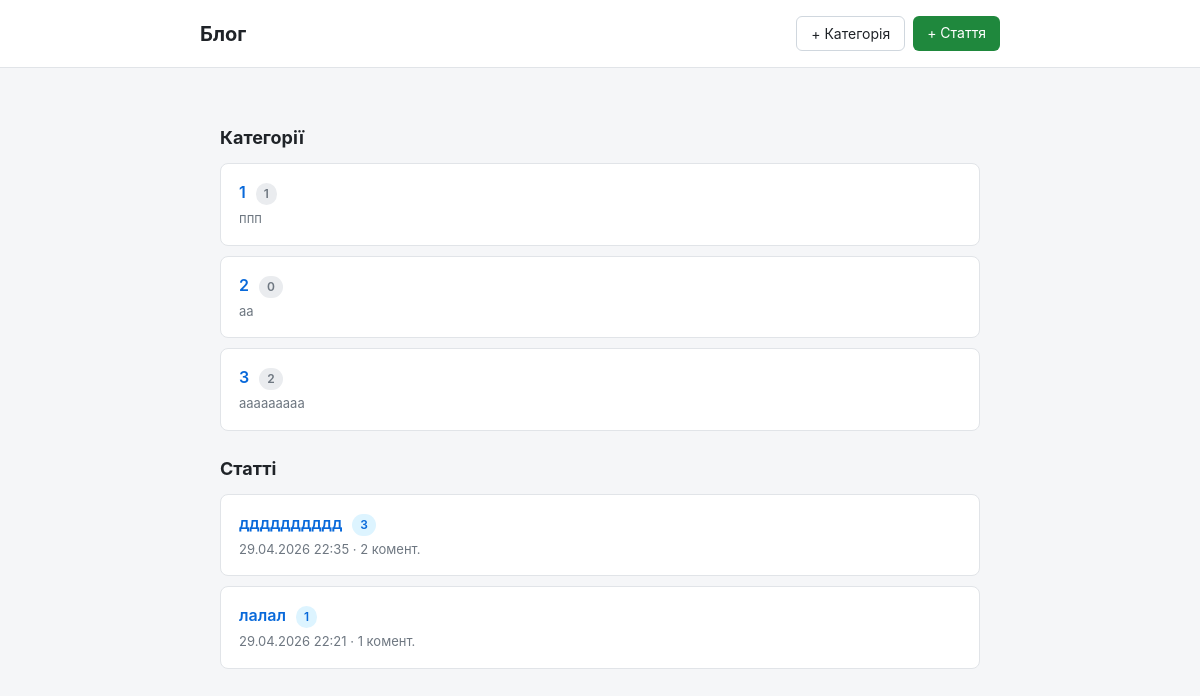
The page / on the database its author committed.
### blog/models.py (models this page shows, shortened)
class Category(models.Model):
    name = models.CharField(
        max_length=100,
        unique=True,
        verbose_name='Назва',
    )
    description = models.TextField(
        blank=True,
        verbose_name='Опис',
    )
    class Meta:
        verbose_name = 'Категорія'
        verbose_name_plural = 'Категорії'
        ordering = ['name']

class Article(models.Model):
    title = models.CharField(
        max_length=200,
        verbose_name='Назва',
    )
    content = models.TextField(
        verbose_name='Зміст',
    )
    category = models.ForeignKey(
        Category,
        on_delete=models.SET_NULL,
        null=True,
        blank=True,
        related_name='articles',
        verbose_name='Категорія',
    )
    published = models.BooleanField(
        default=True,
        verbose_name='Опубліковано',
    )
    created_at = models.DateTimeField(
        auto_now_add=True,
        verbose_name='Створено',
    )
    updated_at = models.DateTimeField(
        auto_now=True,
        verbose_name='Оновлено',
    )
    class Meta:
        verbose_name = 'Стаття'
        verbose_name_plural = 'Статті'
        ordering = ['-created_at']

### blog/views.py (the view)
# urls.py: path('', views.article_list, name='article_list'),
def article_list(request):
    articles = Article.objects.filter(published=True).select_related('category')
    categories = Category.objects.all()
    return render(request, 'blog/article_list.html', {
        'articles': articles,
        'categories': categories,
    })

### blog/templates/blog/article_list.html (shortened to what this page needs)
{% extends 'blog/base.html' %}
{% block content %}
    <h2>Категорії</h2>
    <ul class="plain">
        {% for category in categories %}
            <li class="card">
                <div class="title">
                    <a href="{% url 'blog:articles_by_category' category.id %}">{{ category.name }}</a>
                    <span class="badge muted">{{ category.articles.count }}</span>
                </div>
                {% if category.description %}
                    <div class="meta">{{ category.description }}</div>
                {% endif %}
            </li>
        {% empty %}
            <p class="empty">Категорій ще немає.</p>
        {% endfor %}
    </ul>
    <h2>Статті</h2>
    <ul class="plain">
        {% for article in articles %}
            <li class="card">
                <div class="title">
                    <a href="{% url 'blog:article_detail' article.id %}">{{ article.title }}</a>
                    {% if article.category %}
                        <span class="badge">{{ article.category.name }}</span>
                    {% else %}
                        <span class="badge muted">без категорії</span>
                    {% endif %}
                </div>
                <div class="meta">
                    {{ article.created_at|date:"d.m.Y H:i" }}
                    · {{ article.comments.count }} комент.
                </div>
            </li>
        {% empty %}
            <p class="empty">Опублікованих статей немає.</p>
        {% endfor %}
    </ul>
{% endblock %}

### blog/templates/blog/base.html (shortened to what this page needs)
<!DOCTYPE html>
<html lang="uk">
<head>
</head>
<body>
    <header class="site">
        <div class="inner">
            <h1><a href="{% url 'blog:article_list' %}">Блог</a></h1>
            <nav class="actions">
                <a class="btn secondary" href="{% url 'blog:category_create' %}">+ Категорія</a>
                <a class="btn" href="{% url 'blog:article_create' %}">+ Стаття</a>
            </nav>
        </div>
    </header>
    <main class="container">
        {% block content %}{% endblock %}
    </main>
</body>
</html>

### blog/templates/blog/base.html (style rules this page uses)
* { box-sizing: border-box; }
body { font-family: -apple-system, BlinkMacSystemFont, "Segoe UI", Roboto, sans-serif; background: #f5f6f8; color: #1f2328; margin: 0; line-height: 1.5; }
.container { max-width: 800px; margin: 0 auto; padding: 32px 20px; }
header.site { background: #fff; border-bottom: 1px solid #e1e4e8; padding: 16px 20px; }
header.site .inner { max-width: 800px; margin: 0 auto; display: flex; align-items: center; justify-content: space-between; flex-wrap: wrap; gap: 12px; }
header.site h1 { font-size: 20px; margin: 0; }
header.site h1 a { color: #1f2328; text-decoration: none; }
nav.actions { display: flex; gap: 8px; flex-wrap: wrap; }
h2 { font-size: 18px; margin: 24px 0 12px; color: #1f2328; }
a { color: #0969da; text-decoration: none; }
.card { background: #fff; border: 1px solid #e1e4e8; border-radius: 8px; padding: 16px 18px; margin-bottom: 10px; }
.card .title { font-weight: 600; font-size: 16px; margin-bottom: 4px; }
.card .meta { color: #6e7781; font-size: 13px; }
.badge { display: inline-block; background: #ddf4ff; color: #0969da; font-size: 12px; padding: 2px 8px; border-radius: 12px; margin-left: 6px; }
.badge.muted { background: #eaecef; color: #6e7781; }
.btn { display: inline-block; padding: 6px 14px; background: #1f883d; color: #fff; border: none; border-radius: 6px; font-size: 14px; cursor: pointer; text-decoration: none; }
.btn.secondary { background: #fff; color: #1f2328; border: 1px solid #d0d7de; }
ul.plain { list-style: none; padding: 0; margin: 0; }

### rows shown on the page
Category: name "1", articles.count "1", description "ппп"
Category: name "2", articles.count "0", description "аа"
Category: name "3", articles.count "2", description "ааааааааа"
Article: title "дддддддддд", category.name "3", created_at "29.04.2026 22:35", comments.count "2"
Article: title "лалал", category.name "1", created_at "29.04.2026 22:21", comments.count "1"
